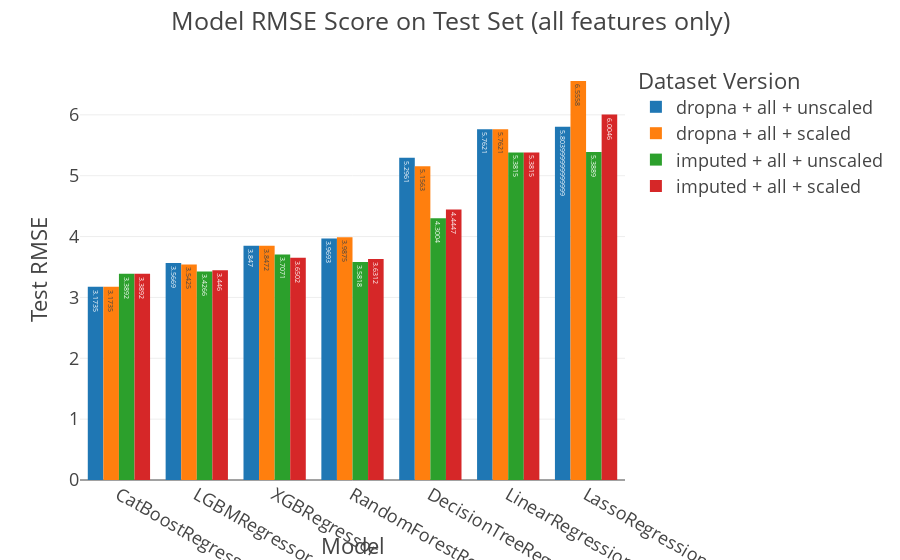

The notebook cell this image was saved under:
### Code cell
filtered = df_all_ver[df_all_ver['Dataset Version'].str.contains('all')]

order = {'Dataset Version': ['dropna + all + unscaled', 'dropna + all + scaled',
                             'imputed + all + unscaled', 'imputed + all + scaled']}

fig = px.bar(filtered, x='Model', y='Test RMSE', color='Dataset Version',
             barmode='group', category_orders=order, text='Test RMSE')

fig.update_layout(title='Model RMSE Score on Test Set (all features only)')

fig.show()

### Figure 1 — Plotly figure (JSON) as saved in the notebook; plotly's stock layout.template omitted (floating-point values rounded to 4 significant figures)
{"data": [{"alignmentgroup": "True", "hovertemplate": "Dataset Version=dropna + all + unscaled<br>Model=%{x}<br>Test RMSE=%{text}<extra></extra>", "legendgroup": "dropna + all + unscaled", "marker": {"color": "#1F77B4"}, "name": "dropna + all + unscaled", "offsetgroup": "dropna + all + unscaled", "orientation": "v", "showlegend": true, "text": [3.174, 3.567, 3.847, 3.969, 5.296, 5.762, 5.804], "textposition": "auto", "type": "bar", "x": ["CatBoostRegressor", "LGBMRegressor", "XGBRegressor", "RandomForestRegressor", "DecisionTreeRegressor", "LinearRegression", "LassoRegression"], "xaxis": "x", "y": [3.174, 3.567, 3.847, 3.969, 5.296, 5.762, 5.804], "yaxis": "y"}, {"alignmentgroup": "True", "hovertemplate": "Dataset Version=dropna + all + scaled<br>Model=%{x}<br>Test RMSE=%{text}<extra></extra>", "legendgroup": "dropna + all + scaled", "marker": {"color": "#FF7F0E"}, "name": "dropna + all + scaled", "offsetgroup": "dropna + all + scaled", "orientation": "v", "showlegend": true, "text": [3.174, 3.542, 3.847, 3.987, 5.156, 5.762, 6.556], "textposition": "auto", "type": "bar", "x": ["CatBoostRegressor", "LGBMRegressor", "XGBRegressor", "RandomForestRegressor", "DecisionTreeRegressor", "LinearRegression", "LassoRegression"], "xaxis": "x", "y": [3.174, 3.542, 3.847, 3.987, 5.156, 5.762, 6.556], "yaxis": "y"}, {"alignmentgroup": "True", "hovertemplate": "Dataset Version=imputed + all + unscaled<br>Model=%{x}<br>Test RMSE=%{text}<extra></extra>", "legendgroup": "imputed + all + unscaled", "marker": {"color": "#2CA02C"}, "name": "imputed + all + unscaled", "offsetgroup": "imputed + all + unscaled", "orientation": "v", "showlegend": true, "text": [3.389, 3.427, 3.582, 3.707, 4.3, 5.381, 5.389], "textposition": "auto", "type": "bar", "x": ["CatBoostRegressor", "LGBMRegressor", "RandomForestRegressor", "XGBRegressor", "DecisionTreeRegressor", "LinearRegression", "LassoRegression"], "xaxis": "x", "y": [3.389, 3.427, 3.582, 3.707, 4.3, 5.381, 5.389], "yaxis": "y"}, {"alignmentgroup": "True", "hovertemplate": "Dataset Version=imputed + all + scaled<br>Model=%{x}<br>Test RMSE=%{text}<extra></extra>", "legendgroup": "imputed + all + scaled", "marker": {"color": "#D62728"}, "name": "imputed + all + scaled", "offsetgroup": "imputed + all + scaled", "orientation": "v", "showlegend": true, "text": [3.389, 3.446, 3.631, 3.65, 4.445, 5.381, 6.005], "textposition": "auto", "type": "bar", "x": ["CatBoostRegressor", "LGBMRegressor", "RandomForestRegressor", "XGBRegressor", "DecisionTreeRegressor", "LinearRegression", "LassoRegression"], "xaxis": "x", "y": [3.389, 3.446, 3.631, 3.65, 4.445, 5.381, 6.005], "yaxis": "y"}], "layout": {"barmode": "group", "legend": {"title": {"text": "Dataset Version"}, "tracegroupgap": 0}, "margin": {"t": 60}, "title": {"text": "Model RMSE Score on Test Set (all features only)"}, "xaxis": {"anchor": "y", "domain": [0, 1], "title": {"text": "Model"}}, "yaxis": {"anchor": "x", "domain": [0, 1], "title": {"text": "Test RMSE"}}}}
